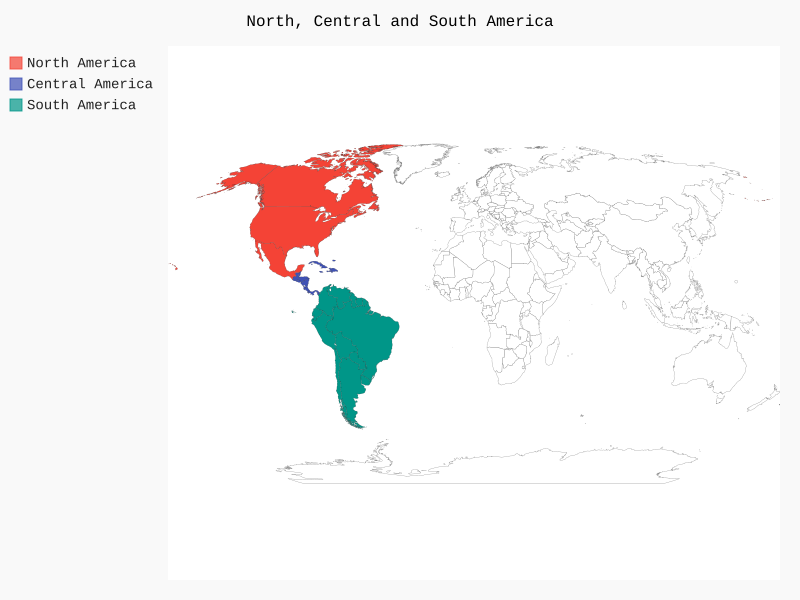

Recreate this plot in Python.
from pygal.maps.world import World

wm = World()
wm.title = "North, Central and South America"

wm.add('North America', ['ca', 'mx', 'us'])
wm.add('Central America', ['bz', 'cu', 'cr', 'do', 'gt', 'hn', 'ht', 'jm', 'ni', 'pa', 'pr', 'sv'])
wm.add('South America', ['ar', 'bo', 'br', 'cl', 'co', 'ec', 'gf', 'gy', 'pe',
    'py', 'sr', 'uy', 've'])

wm.render_to_file('americas.svg')
